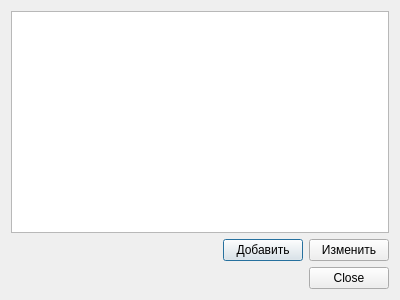
<?xml version="1.0" encoding="UTF-8"?>
<ui version="4.0">
 <class>dlgUsers</class>
 <widget class="QDialog" name="dlgUsers">
  <property name="geometry">
   <rect>
    <x>0</x>
    <y>0</y>
    <width>400</width>
    <height>300</height>
   </rect>
  </property>
  <property name="windowTitle">
   <string>Пользователи</string>
  </property>
  <layout class="QVBoxLayout" name="verticalLayout">
   <item>
    <widget class="QTableView" name="twUsers">
     <property name="editTriggers">
      <set>QAbstractItemView::NoEditTriggers</set>
     </property>
     <property name="sortingEnabled">
      <bool>true</bool>
     </property>
    </widget>
   </item>
   <item>
    <layout class="QHBoxLayout" name="horizontalLayout">
     <item>
      <spacer name="horizontalSpacer">
       <property name="orientation">
        <enum>Qt::Horizontal</enum>
       </property>
       <property name="sizeHint" stdset="0">
        <size>
         <width>40</width>
         <height>20</height>
        </size>
       </property>
      </spacer>
     </item>
     <item>
      <widget class="QPushButton" name="btnAdd">
       <property name="text">
        <string>Добавить</string>
       </property>
      </widget>
     </item>
     <item>
      <widget class="QPushButton" name="btnEdit">
       <property name="text">
        <string>Изменить</string>
       </property>
      </widget>
     </item>
    </layout>
   </item>
   <item>
    <widget class="QDialogButtonBox" name="buttonBox">
     <property name="orientation">
      <enum>Qt::Horizontal</enum>
     </property>
     <property name="standardButtons">
      <set>QDialogButtonBox::Close</set>
     </property>
    </widget>
   </item>
  </layout>
 </widget>
 <resources/>
 <connections>
  <connection>
   <sender>buttonBox</sender>
   <signal>accepted()</signal>
   <receiver>dlgUsers</receiver>
   <slot>accept()</slot>
   <hints>
    <hint type="sourcelabel">
     <x>248</x>
     <y>254</y>
    </hint>
    <hint type="destinationlabel">
     <x>157</x>
     <y>274</y>
    </hint>
   </hints>
  </connection>
  <connection>
   <sender>buttonBox</sender>
   <signal>rejected()</signal>
   <receiver>dlgUsers</receiver>
   <slot>reject()</slot>
   <hints>
    <hint type="sourcelabel">
     <x>316</x>
     <y>260</y>
    </hint>
    <hint type="destinationlabel">
     <x>286</x>
     <y>274</y>
    </hint>
   </hints>
  </connection>
 </connections>
</ui>
